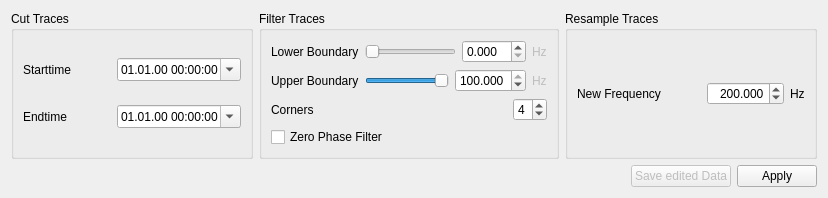
       <widget class="QWidget" name="editDataTab">
        <property name="enabled">
         <bool>true</bool>
        </property>
        <property name="sizePolicy">
         <sizepolicy hsizetype="Preferred" vsizetype="Minimum">
          <horstretch>0</horstretch>
          <verstretch>0</verstretch>
         </sizepolicy>
        </property>
        <attribute name="title">
         <string>Edit Data</string>
        </attribute>
        <layout class="QVBoxLayout" name="verticalLayout_6">
         <item>
          <layout class="QHBoxLayout" name="horizontalLayout">
           <item>
            <widget class="QGroupBox" name="groupBox">
             <property name="sizePolicy">
              <sizepolicy hsizetype="Preferred" vsizetype="Minimum">
               <horstretch>0</horstretch>
               <verstretch>0</verstretch>
              </sizepolicy>
             </property>
             <property name="title">
              <string>Cut Traces</string>
             </property>
             <layout class="QVBoxLayout" name="verticalLayout_4">
              <item>
               <layout class="QHBoxLayout" name="horizontalLayout_9">
                <item>
                 <widget class="QLabel" name="starttimeLabel">
                  <property name="enabled">
                   <bool>true</bool>
                  </property>
                  <property name="text">
                   <string>Starttime</string>
                  </property>
                 </widget>
                </item>
                <item>
                 <spacer name="horizontalSpacer_5">
                  <property name="orientation">
                   <enum>Qt::Horizontal</enum>
                  </property>
                  <property name="sizeHint" stdset="0">
                   <size>
                    <width>40</width>
                    <height>20</height>
                   </size>
                  </property>
                 </spacer>
                </item>
                <item>
                 <widget class="QDateTimeEdit" name="starttimeEdit">
                  <property name="enabled">
                   <bool>true</bool>
                  </property>
                  <property name="displayFormat">
                   <string>dd.MM.yy HH:mm:ss</string>
                  </property>
                  <property name="calendarPopup">
                   <bool>true</bool>
                  </property>
                  <property name="timeSpec">
                   <enum>Qt::UTC</enum>
                  </property>
                 </widget>
                </item>
               </layout>
              </item>
              <item>
               <layout class="QHBoxLayout" name="horizontalLayout_10">
                <item>
                 <widget class="QLabel" name="endtimeLabel">
                  <property name="enabled">
                   <bool>true</bool>
                  </property>
                  <property name="text">
                   <string>Endtime</string>
                  </property>
                 </widget>
                </item>
                <item>
                 <spacer name="horizontalSpacer_6">
                  <property name="orientation">
                   <enum>Qt::Horizontal</enum>
                  </property>
                  <property name="sizeHint" stdset="0">
                   <size>
                    <width>40</width>
                    <height>20</height>
                   </size>
                  </property>
                 </spacer>
                </item>
                <item>
                 <widget class="QDateTimeEdit" name="endtimeEdit">
                  <property name="enabled">
                   <bool>true</bool>
                  </property>
                  <property name="displayFormat">
                   <string>dd.MM.yy HH:mm:ss</string>
                  </property>
                  <property name="calendarPopup">
                   <bool>true</bool>
                  </property>
                  <property name="timeSpec">
                   <enum>Qt::UTC</enum>
                  </property>
                 </widget>
                </item>
               </layout>
              </item>
             </layout>
            </widget>
           </item>
           <item>
            <widget class="QGroupBox" name="groupBox_2">
             <property name="sizePolicy">
              <sizepolicy hsizetype="Preferred" vsizetype="Minimum">
               <horstretch>0</horstretch>
               <verstretch>0</verstretch>
              </sizepolicy>
             </property>
             <property name="title">
              <string>Filter Traces</string>
             </property>
             <layout class="QVBoxLayout" name="verticalLayout_3">
              <item>
               <layout class="QHBoxLayout" name="horizontalLayout_8">
                <item>
                 <widget class="QLabel" name="label_2">
                  <property name="text">
                   <string>Lower Boundary</string>
                  </property>
                 </widget>
                </item>
                <item>
                 <widget class="QSlider" name="highpassSlider">
                  <property name="enabled">
                   <bool>true</bool>
                  </property>
                  <property name="orientation">
                   <enum>Qt::Horizontal</enum>
                  </property>
                 </widget>
                </item>
                <item>
                 <widget class="QDoubleSpinBox" name="highpassSpinBox">
                  <property name="decimals">
                   <number>3</number>
                  </property>
                 </widget>
                </item>
                <item>
                 <widget class="QLabel" name="highpassLabel">
                  <property name="enabled">
                   <bool>false</bool>
                  </property>
                  <property name="text">
                   <string>Hz</string>
                  </property>
                 </widget>
                </item>
               </layout>
              </item>
              <item>
               <layout class="QHBoxLayout" name="horizontalLayout_7">
                <item>
                 <widget class="QLabel" name="label_3">
                  <property name="text">
                   <string>Upper Boundary</string>
                  </property>
                 </widget>
                </item>
                <item>
                 <widget class="QSlider" name="lowpassSlider">
                  <property name="enabled">
                   <bool>true</bool>
                  </property>
                  <property name="value">
                   <number>99</number>
                  </property>
                  <property name="orientation">
                   <enum>Qt::Horizontal</enum>
                  </property>
                 </widget>
                </item>
                <item>
                 <widget class="QDoubleSpinBox" name="lowpassSpinBox">
                  <property name="decimals">
                   <number>3</number>
                  </property>
                  <property name="maximum">
                   <double>100.000000000000000</double>
                  </property>
                  <property name="value">
                   <double>100.000000000000000</double>
                  </property>
                 </widget>
                </item>
                <item>
                 <widget class="QLabel" name="lowpassLabel">
                  <property name="enabled">
                   <bool>false</bool>
                  </property>
                  <property name="text">
                   <string>Hz</string>
                  </property>
                 </widget>
                </item>
               </layout>
              </item>
              <item>
               <layout class="QHBoxLayout" name="horizontalLayout_6">
                <item>
                 <widget class="QLabel" name="cornersLabel">
                  <property name="enabled">
                   <bool>true</bool>
                  </property>
                  <property name="text">
                   <string>Corners</string>
                  </property>
                 </widget>
                </item>
                <item>
                 <spacer name="horizontalSpacer_2">
                  <property name="orientation">
                   <enum>Qt::Horizontal</enum>
                  </property>
                  <property name="sizeHint" stdset="0">
                   <size>
                    <width>40</width>
                    <height>20</height>
                   </size>
                  </property>
                 </spacer>
                </item>
                <item>
                 <widget class="QSpinBox" name="cornersSpinBox">
                  <property name="maximum">
                   <number>8</number>
                  </property>
                  <property name="value">
                   <number>4</number>
                  </property>
                 </widget>
                </item>
               </layout>
              </item>
              <item>
               <widget class="QCheckBox" name="zerophaseCheckbox">
                <property name="enabled">
                 <bool>true</bool>
                </property>
                <property name="text">
                 <string>Zero Phase Filter</string>
                </property>
                <property name="checked">
                 <bool>false</bool>
                </property>
                <property name="autoRepeat">
                 <bool>true</bool>
                </property>
               </widget>
              </item>
             </layout>
            </widget>
           </item>
           <item>
            <widget class="QGroupBox" name="groupBox_3">
             <property name="sizePolicy">
              <sizepolicy hsizetype="Preferred" vsizetype="Minimum">
               <horstretch>0</horstretch>
               <verstretch>0</verstretch>
              </sizepolicy>
             </property>
             <property name="title">
              <string>Resample Traces</string>
             </property>
             <layout class="QVBoxLayout" name="verticalLayout_11">
              <item>
               <layout class="QHBoxLayout" name="horizontalLayout_12">
                <item>
                 <widget class="QLabel" name="label_4">
                  <property name="text">
                   <string>New Frequency</string>
                  </property>
                 </widget>
                </item>
                <item>
                 <spacer name="horizontalSpacer_4">
                  <property name="orientation">
                   <enum>Qt::Horizontal</enum>
                  </property>
                  <property name="sizeHint" stdset="0">
                   <size>
                    <width>40</width>
                    <height>20</height>
                   </size>
                  </property>
                 </spacer>
                </item>
                <item>
                 <widget class="QDoubleSpinBox" name="resampleSpinBox">
                  <property name="alignment">
                   <set>Qt::AlignRight|Qt::AlignTrailing|Qt::AlignVCenter</set>
                  </property>
                  <property name="decimals">
                   <number>3</number>
                  </property>
                  <property name="minimum">
                   <double>0.000000000000000</double>
                  </property>
                  <property name="maximum">
                   <double>1000.000000000000000</double>
                  </property>
                  <property name="value">
                   <double>200.000000000000000</double>
                  </property>
                 </widget>
                </item>
                <item>
                 <widget class="QLabel" name="label_5">
                  <property name="text">
                   <string>Hz</string>
                  </property>
                 </widget>
                </item>
               </layout>
              </item>
             </layout>
            </widget>
           </item>
          </layout>
         </item>
         <item>
          <layout class="QHBoxLayout" name="horizontalLayout_11">
           <item>
            <spacer name="horizontalSpacer_3">
             <property name="orientation">
              <enum>Qt::Horizontal</enum>
             </property>
             <property name="sizeHint" stdset="0">
              <size>
               <width>40</width>
               <height>20</height>
              </size>
             </property>
            </spacer>
           </item>
           <item>
            <widget class="QPushButton" name="saveEditedDataButton">
             <property name="enabled">
              <bool>false</bool>
             </property>
             <property name="text">
              <string>Save edited Data</string>
             </property>
            </widget>
           </item>
           <item>
            <widget class="QPushButton" name="editDataButton">
             <property name="text">
              <string>Apply</string>
             </property>
            </widget>
           </item>
          </layout>
         </item>
        </layout>
       </widget>
